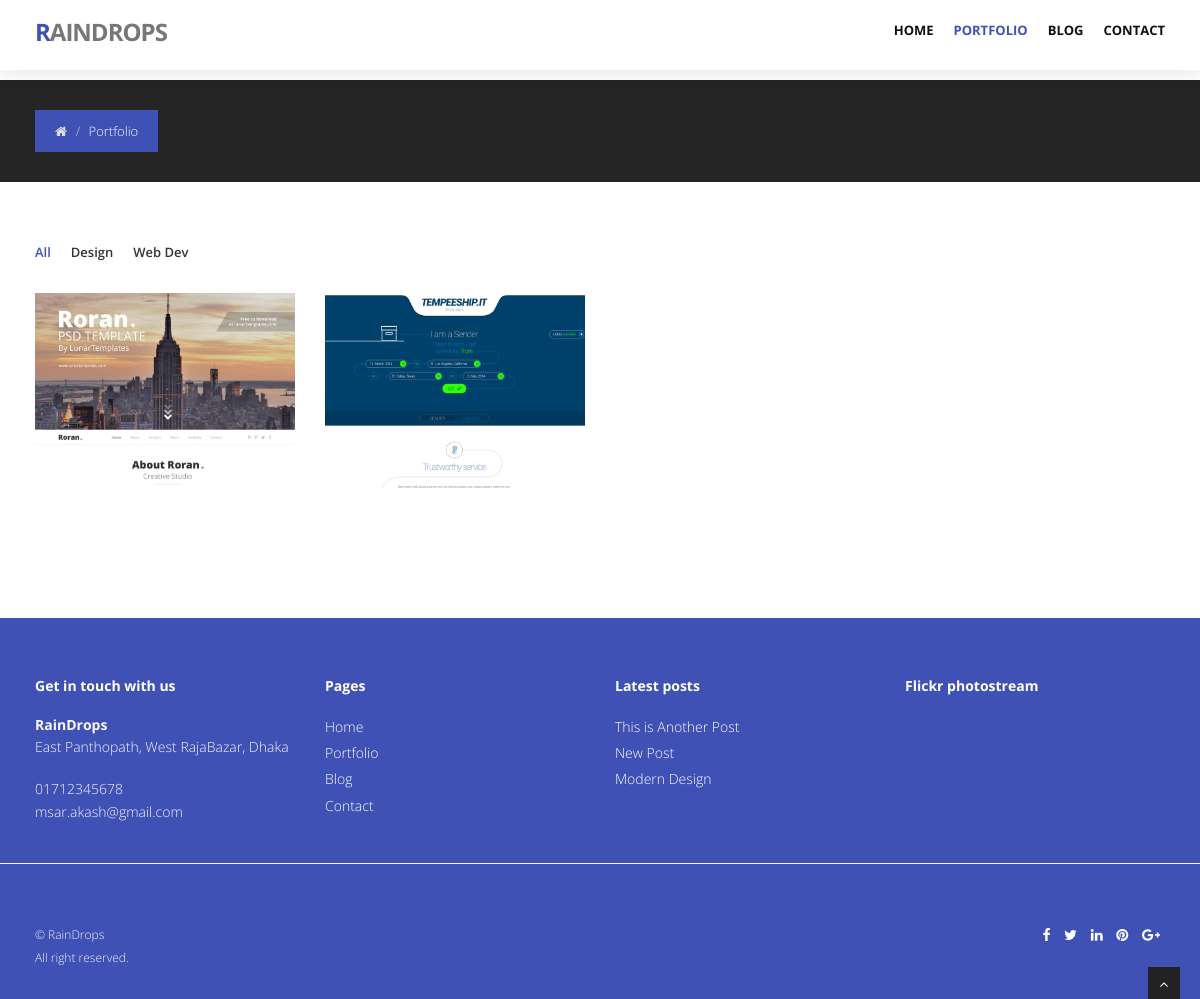
The page /?page=portfolio on the database its author committed.
### tables this page shows
CREATE TABLE `category` (
  `cat_id` int(11) NOT NULL AUTO_INCREMENT,
  `cat_name` varchar(120) NOT NULL,
  `cat_type` varchar(50) NOT NULL,
  PRIMARY KEY (`cat_id`)
);

CREATE TABLE `posts` (
  `id` int(11) NOT NULL AUTO_INCREMENT,
  `title` varchar(120) NOT NULL,
  `slug` varchar(120) NOT NULL,
  `post_type` varchar(120) NOT NULL,
  `cat_id` int(11) DEFAULT NULL,
  `details` text NOT NULL,
  `created_at` datetime NOT NULL DEFAULT CURRENT_TIMESTAMP,
  `status` varchar(20) NOT NULL,
  `image` tinytext NOT NULL,
  PRIMARY KEY (`id`),
  KEY `cat_id` (`cat_id`),
  CONSTRAINT `posts_ibfk_1` FOREIGN KEY (`cat_id`) REFERENCES `category` (`cat_id`)
);

CREATE TABLE `settings` (
  `id` int(11) NOT NULL AUTO_INCREMENT,
  `data_type` varchar(50) NOT NULL,
  `data_key` varchar(50) NOT NULL,
  `data_value` text NOT NULL,
  PRIMARY KEY (`id`),
  UNIQUE KEY `data_key` (`data_key`)
);

### contents/portfolio.php (the view, shortened to what this page needs)
<section id="content">
	<div class="container">
		<div class="row">
			<div class="col-lg-12">
				<ul class="portfolio-categ filter">
					<li class="all active"><a href="#">All</a></li>
					<?php  $aa = "SELECT * FROM category WHERE cat_type='portfolio'";
		        		$q = mysqli_query($con, $aa);
		        		if(mysqli_num_rows($q) > 0){
		            	while ($cat = mysqli_fetch_assoc($q)) {
		            ?>
					<li class="<?= $cat['cat_id']; ?>"><a href="#" title=""><?= $cat['cat_name']; ?></a></li>
					<?php } } ?>
				</ul>
				<div class="clearfix">
				</div>
				<div class="row">
					<section id="projects">
						<ul id="thumbs" class="portfolio">
					<?php
                          $sql = "SELECT * FROM posts WHERE post_type='portfolio' ORDER BY id DESC LIMIT 4";
                          $result = mysqli_query($con, $sql);
                          if (mysqli_num_rows($result) > 0) {
                              while($data = mysqli_fetch_assoc($result)) { ?>
							<li class="item-thumbs col-lg-3 col-md-3 col-sm-6 design" data-id="id-<?= $data['cat_id']; ?>" data-type="<?= $data['cat_id']; ?>">
								<img src="uploads/<?= $data['image']; ?>" alt="<?= $data['details']; ?>">
							</li>
							<?php
								} }
							 ?>
						</ul>
					</section>
				</div>
			</div>
		</div>
	</div>
</section>

### includes/footer.php (shortened to what this page needs)
		<footer>
			<div class="container">
				<div class="row">
					<div class="col-lg-3 col-md-3 col-sm-6">
						<div class="widget">
							<h5 class="widgetheading">Get in touch with us</h5>
							<address>
					<strong><?php echo  get_data('settings', 'data_key','ws_name', 'data_value'); ?></strong><br>
					 <?php echo  get_data('settings', 'data_key','ws_address', 'data_value'); ?></address>
							<p>
								<i class="icon-phone"></i> <?php echo  get_data('settings', 'data_key','ws_phone', 'data_value'); ?> <br>
								<i class="icon-envelope-alt"></i> <?php echo  get_data('settings', 'data_key','ws_email', 'data_value'); ?>
							</p>
						</div>
					</div>
					<div class="col-lg-3 col-md-3 col-sm-6">
						<div class="widget">
							<h5 class="widgetheading">Pages</h5>
							<ul class="link-list">
								<li><a href="?home">Home</a></li>
								<li><a href="?page=portfolio">Portfolio</a></li>
								<li><a href="?page=blog">Blog</a></li>
								<li><a href="?page=contact">Contact</a></li>
							</ul>
						</div>
					</div>
					<div class="col-lg-3 col-md-3 col-sm-6">
						<div class="widget">
							<h5 class="widgetheading">Latest posts</h5>
							<ul class="link-list">
								<?php
									global $con;
									$sql = "SELECT * FROM posts WHERE post_type='blog_post' ORDER BY id DESC LIMIT 3";
									$q = mysqli_query($con, $sql);
									while ($data = mysqli_fetch_assoc($q)) {
								?>
								<li><a href="?page=blog&post=<?= $data['slug']; ?>"><?= $data['title']; ?></a></li>
								<?php } ?>
							</ul>
						</div>
					</div>
					<div class="col-lg-3 col-md-3 col-sm-6">
						<div class="widget">
							<h5 class="widgetheading">Flickr photostream</h5>
						</div>
					</div>
				</div>
			</div>
			<div class="solidline"></div>
			<div id="sub-footer">
				<div class="container">
					<div class="row">
						<div class="col-lg-6">
							<div class="copyright">
								<p>&copy; <?php echo  get_data('settings', 'data_key','ws_name', 'data_value'); ?></p>
								<div class="credits">
									<?php echo  get_data('settings', 'data_key','ws_footer_credit', 'data_value'); ?>
								</div>
							</div>
						</div>
						<div class="col-lg-6">
							<ul class="social-network">
								<li><a href="<?php echo  get_data('settings', 'data_key','ws_sl_fb', 'data_value'); ?>" data-placement="top" title="Facebook"><i class="fa fa-facebook"></i></a></li>
								<li><a href="<?php echo  get_data('settings', 'data_key','ws_sl_tt', 'data_value'); ?>" data-placement="top" title="Twitter"><i class="fa fa-twitter"></i></a></li>
								<li><a href="<?php echo  get_data('settings', 'data_key','ws_sl_lin', 'data_value'); ?>" data-placement="top" title="Linkedin"><i class="fa fa-linkedin"></i></a></li>
								<li><a href="<?php echo  get_data('settings', 'data_key','ws_sl_pin', 'data_value'); ?>" data-placement="top" title="Pinterest"><i class="fa fa-pinterest"></i></a></li>
								<li><a href="<?php echo  get_data('settings', 'data_key','ws_sl_gp', 'data_value'); ?>" data-placement="top" title="Google plus"><i class="fa fa-google-plus"></i></a></li>
							</ul>
						</div>
					</div>
				</div>
			</div>
		</footer>
	</div>
	<a href="#" class="scrollup"><i class="fa fa-angle-up active"></i></a>
</body>
</html>

### assets/css/style.css (style rules this page uses)
body { font-family:'Open Sans', Arial, sans-serif; font-size:14px; font-weight:300; line-height:1.6em; color:#656565; }
h1,h2, h3, h4, h5, h6 { font-family:'Open Sans', Arial, sans-serif; font-weight:700; line-height:1.1em; color:#333; margin-bottom: 20px; }
.container { padding:0 20px 0 20px; position:relative; }
.row,.row-fluid { margin-bottom:30px; }
.row .row,.row-fluid .row-fluid { margin-bottom:30px; }
#content { position:relative; background:#fff; padding:50px 0 40px 0; }
#content img { max-width:100%; height:auto; }
#thumbs { margin: 0; padding: 0; }
#thumbs li { list-style-type: none; }
.item-thumbs { position: relative; overflow: hidden; margin-bottom: 30px; cursor: pointer; }
.item-thumbs a + img { width: 100%; }
ul.portfolio-categ { margin:10px 0 30px 0; padding:0; float:left; list-style:none; }
ul.portfolio-categ li { margin:0; padding:0 20px 0 0; float:left; list-style:none; font-size:13px; font-weight:600; }
ul.portfolio-categ li a { display:block; padding:35x 0 35x 0; color:#353535; }
ul.link-list { margin:0; padding:0; list-style:none; }
ul.link-list li { margin:0; padding:2px 0 2px 0; list-style:none; }
footer ul.link-list li a { color:#fff; }
.widgetheading { width:100%; padding:0; }
footer .widgetheading { position: relative; }
footer { padding:50px 0 0 0; color:#f8f8f8; }
footer a { color:#fff; }
footer h1, footer h2, footer h3, footer h4, footer h5, footer h6 { color:#fff; }
footer address { line-height:1.6em; }
ul.social-network { list-style:none; margin:0; }
ul.social-network li { display:inline; margin: 0 5px; }
#sub-footer { text-shadow:none; color:#f5f5f5; padding:0; padding-top:30px; margin:20px 0 0 0; }
#sub-footer p { margin:0; padding:0; }
.copyright { text-align:left; font-size:12px; }
#sub-footer ul.social-network { float:right; }
.solidline { border-top:1px solid #f5f5f5; margin:0 0 30px; }
.scrollup { position:fixed; width:32px; height:32px; bottom:0px; right:20px; background: #222; }
a.scrollup { outline:0; text-align: center; }
a.scrollup i { margin-top: 10px; color: #fff; }

### assets/skins/indigo.css (style rules this page uses)
a, a:hover,a:focus,a:active, footer a.text-link:hover, strike, .post-meta span a:hover, footer a.text-link, ul.meta-post li a:hover, ul.cat li a:hover, ul.recent li h6 a:hover, ul.portfolio-categ li.active a, ul.portfolio-categ li.active a:hover, ul.portfolio-categ li a:hover,ul.related-post li h4 a:hover, span.highlight,article .post-heading h3 a:hover, .navbar .nav > .active > a,.navbar .nav > .active > a:hover,.navbar .nav > li > a:hover,.navbar .nav > li > a:focus,.navbar .nav > .active > a:focus { color:#3F51B5; }
footer { background:#3F51B5; }
#sub-footer { background:#3F51B5; }

### assets/css/overwrite.css (style rules this page uses)
.widget h4,.widget h5 { font-weight:700; margin-bottom:20px; }
ul, ol { padding: 0; margin: 0 0 10px 25px; }
li { line-height: 1.6em; }

### rows shown on the page
category: cat_name "Design"
category: cat_name "Web Dev"
posts: image (picture)
posts: image (picture)
settings: data_value "RainDrops"
settings: data_value "East Panthopath, West RajaBazar, Dhaka"
settings: data_value "01712345678"
settings: data_value "msar.akash@gmail.com"
posts: title "This is Another Post"
posts: title "New Post"
posts: title "Modern Design"
settings: data_value "All right reserved."

### other values the page prints
substr($name,0,1) "R"
substr($name, 1) "AINDROPS"
get_title() "Portfolio"
